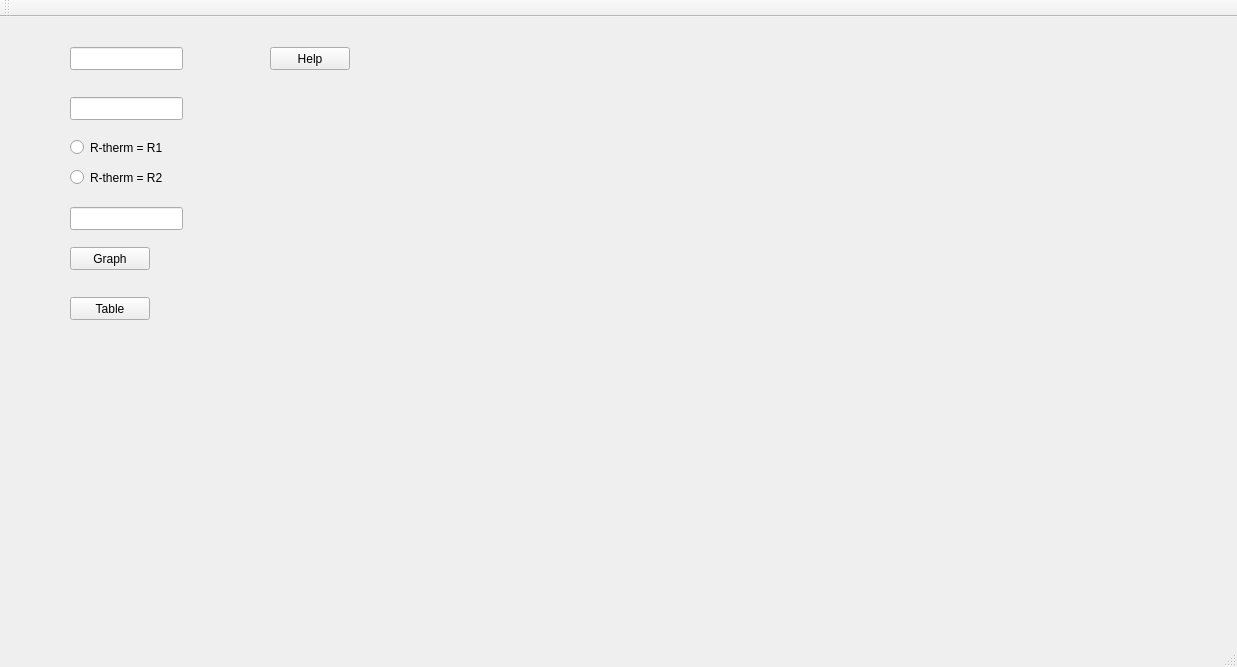
<?xml version="1.0" encoding="UTF-8"?>
<ui version="4.0">
 <class>MainWindow</class>
 <widget class="QMainWindow" name="MainWindow">
  <property name="geometry">
   <rect>
    <x>0</x>
    <y>0</y>
    <width>1237</width>
    <height>667</height>
   </rect>
  </property>
  <property name="windowTitle">
   <string>MainWindow</string>
  </property>
  <widget class="QWidget" name="centralWidget">
   <widget class="QLineEdit" name="lineEdit">
    <property name="geometry">
     <rect>
      <x>70</x>
      <y>30</y>
      <width>113</width>
      <height>23</height>
     </rect>
    </property>
   </widget>
   <widget class="QLineEdit" name="lineEdit_2">
    <property name="geometry">
     <rect>
      <x>70</x>
      <y>80</y>
      <width>113</width>
      <height>23</height>
     </rect>
    </property>
   </widget>
   <widget class="QRadioButton" name="radioButton">
    <property name="geometry">
     <rect>
      <x>70</x>
      <y>120</y>
      <width>111</width>
      <height>21</height>
     </rect>
    </property>
    <property name="text">
     <string>R-therm = R1</string>
    </property>
   </widget>
   <widget class="QRadioButton" name="radioButton_2">
    <property name="geometry">
     <rect>
      <x>70</x>
      <y>150</y>
      <width>111</width>
      <height>21</height>
     </rect>
    </property>
    <property name="text">
     <string>R-therm = R2</string>
    </property>
   </widget>
   <widget class="QLineEdit" name="lineEdit_3">
    <property name="geometry">
     <rect>
      <x>70</x>
      <y>190</y>
      <width>113</width>
      <height>23</height>
     </rect>
    </property>
   </widget>
   <widget class="QPushButton" name="pushButton">
    <property name="geometry">
     <rect>
      <x>70</x>
      <y>230</y>
      <width>80</width>
      <height>23</height>
     </rect>
    </property>
    <property name="text">
     <string>Graph</string>
    </property>
   </widget>
   <widget class="QPushButton" name="pushButton_2">
    <property name="geometry">
     <rect>
      <x>70</x>
      <y>280</y>
      <width>80</width>
      <height>23</height>
     </rect>
    </property>
    <property name="text">
     <string>Table</string>
    </property>
   </widget>
   <widget class="QPushButton" name="pushButton_3">
    <property name="geometry">
     <rect>
      <x>270</x>
      <y>30</y>
      <width>80</width>
      <height>23</height>
     </rect>
    </property>
    <property name="text">
     <string>Help</string>
    </property>
   </widget>
  </widget>
  <widget class="QMenuBar" name="menuBar">
   <property name="geometry">
    <rect>
     <x>0</x>
     <y>0</y>
     <width>1237</width>
     <height>20</height>
    </rect>
   </property>
  </widget>
  <widget class="QToolBar" name="mainToolBar">
   <attribute name="toolBarArea">
    <enum>TopToolBarArea</enum>
   </attribute>
   <attribute name="toolBarBreak">
    <bool>false</bool>
   </attribute>
  </widget>
  <widget class="QStatusBar" name="statusBar"/>
 </widget>
 <layoutdefault spacing="6" margin="11"/>
 <resources/>
 <connections/>
</ui>
